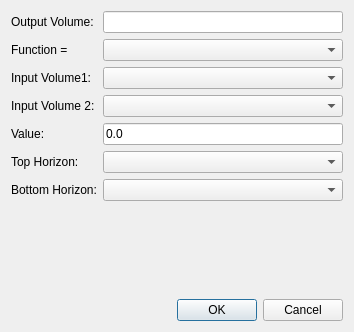
<?xml version="1.0" encoding="UTF-8"?>
<ui version="4.0">
 <class>VolumeMathDialog</class>
 <widget class="QDialog" name="VolumeMathDialog">
  <property name="geometry">
   <rect>
    <x>0</x>
    <y>0</y>
    <width>354</width>
    <height>332</height>
   </rect>
  </property>
  <property name="windowTitle">
   <string>Grid Math</string>
  </property>
  <layout class="QVBoxLayout" name="verticalLayout">
   <item>
    <layout class="QGridLayout" name="gridLayout">
     <item row="5" column="2">
      <widget class="QLineEdit" name="leValue">
       <property name="enabled">
        <bool>true</bool>
       </property>
       <property name="text">
        <string>0.0</string>
       </property>
      </widget>
     </item>
     <item row="8" column="2">
      <widget class="QComboBox" name="cbTopHorizon"/>
     </item>
     <item row="9" column="2">
      <widget class="QComboBox" name="cbBottomHorizon"/>
     </item>
     <item row="9" column="0">
      <widget class="QLabel" name="label_7">
       <property name="text">
        <string>Bottom Horizon:</string>
       </property>
      </widget>
     </item>
     <item row="8" column="0">
      <widget class="QLabel" name="label_4">
       <property name="text">
        <string>Top Horizon:</string>
       </property>
      </widget>
     </item>
     <item row="4" column="2">
      <widget class="QComboBox" name="cbInput2">
       <property name="enabled">
        <bool>true</bool>
       </property>
      </widget>
     </item>
     <item row="4" column="0">
      <widget class="QLabel" name="label_6">
       <property name="text">
        <string>Input Volume 2:</string>
       </property>
      </widget>
     </item>
     <item row="3" column="2">
      <widget class="QComboBox" name="cbInput1">
       <property name="minimumSize">
        <size>
         <width>200</width>
         <height>0</height>
        </size>
       </property>
      </widget>
     </item>
     <item row="3" column="0">
      <widget class="QLabel" name="label_5">
       <property name="text">
        <string>Input Volume1:</string>
       </property>
      </widget>
     </item>
     <item row="5" column="0">
      <widget class="QLabel" name="label">
       <property name="text">
        <string>Value:</string>
       </property>
      </widget>
     </item>
     <item row="1" column="0">
      <widget class="QLabel" name="label_3">
       <property name="text">
        <string>Function =</string>
       </property>
      </widget>
     </item>
     <item row="0" column="0">
      <widget class="QLabel" name="label_2">
       <property name="text">
        <string>Output Volume:</string>
       </property>
      </widget>
     </item>
     <item row="0" column="2">
      <widget class="QLineEdit" name="leOutput"/>
     </item>
     <item row="1" column="2">
      <widget class="QComboBox" name="cbFunction"/>
     </item>
    </layout>
   </item>
   <item>
    <spacer name="verticalSpacer">
     <property name="orientation">
      <enum>Qt::Vertical</enum>
     </property>
     <property name="sizeHint" stdset="0">
      <size>
       <width>20</width>
       <height>40</height>
      </size>
     </property>
    </spacer>
   </item>
   <item>
    <widget class="QDialogButtonBox" name="buttonBox">
     <property name="orientation">
      <enum>Qt::Horizontal</enum>
     </property>
     <property name="standardButtons">
      <set>QDialogButtonBox::Cancel|QDialogButtonBox::Ok</set>
     </property>
    </widget>
   </item>
  </layout>
 </widget>
 <resources/>
 <connections>
  <connection>
   <sender>buttonBox</sender>
   <signal>accepted()</signal>
   <receiver>VolumeMathDialog</receiver>
   <slot>accept()</slot>
   <hints>
    <hint type="sourcelabel">
     <x>248</x>
     <y>254</y>
    </hint>
    <hint type="destinationlabel">
     <x>157</x>
     <y>274</y>
    </hint>
   </hints>
  </connection>
  <connection>
   <sender>buttonBox</sender>
   <signal>rejected()</signal>
   <receiver>VolumeMathDialog</receiver>
   <slot>reject()</slot>
   <hints>
    <hint type="sourcelabel">
     <x>316</x>
     <y>260</y>
    </hint>
    <hint type="destinationlabel">
     <x>286</x>
     <y>274</y>
    </hint>
   </hints>
  </connection>
 </connections>
</ui>
